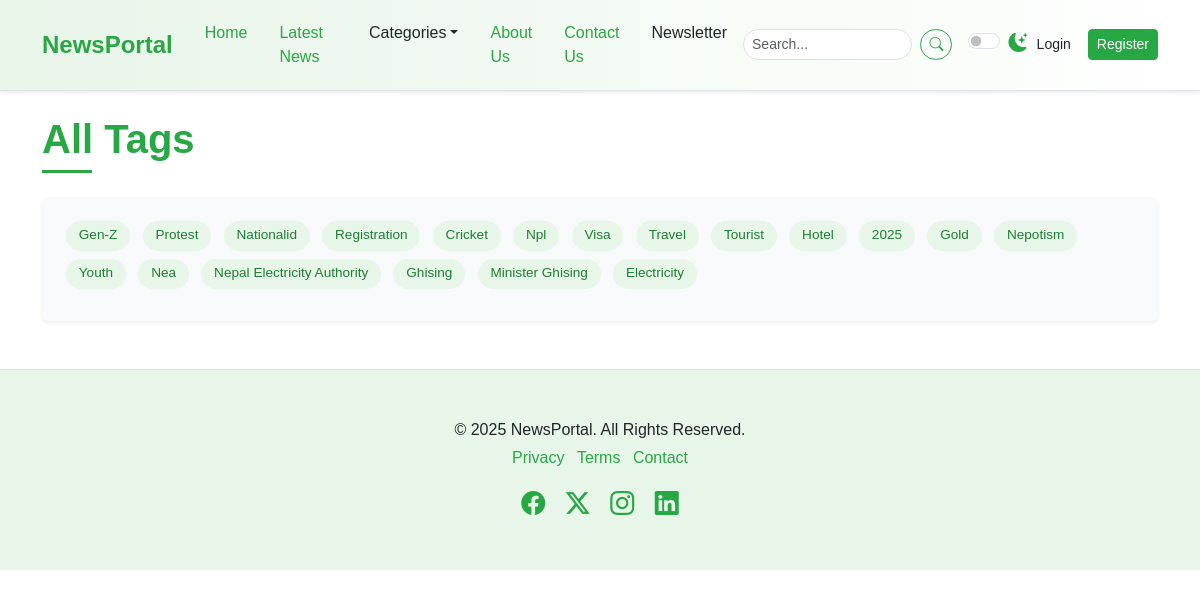
The page /tags/ on the database as committed earlier.
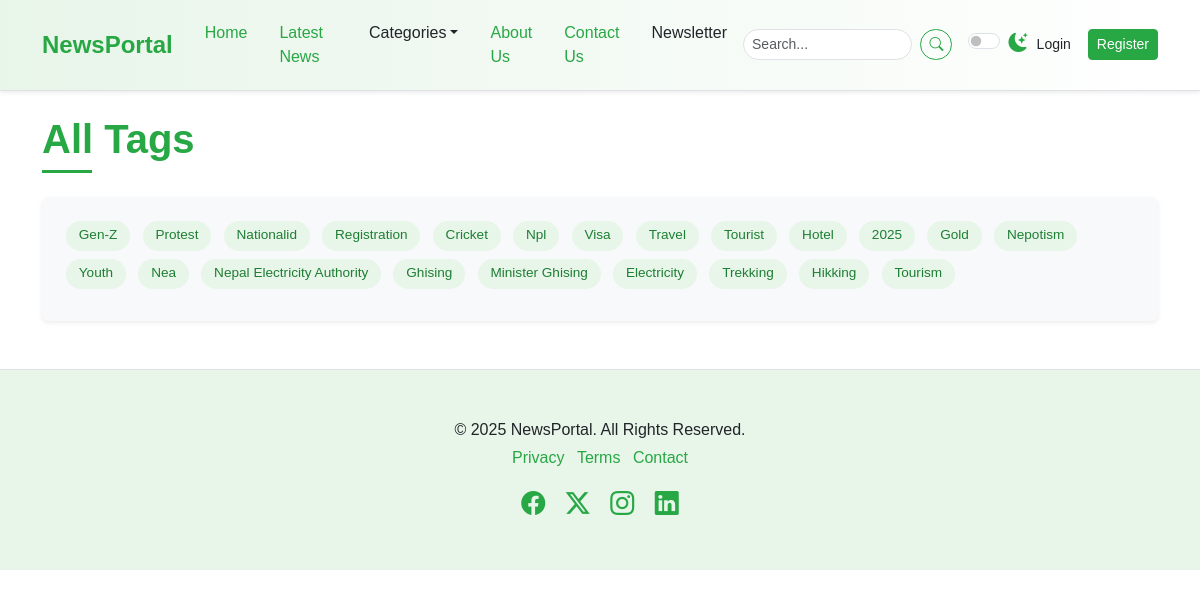
The same page on the database as committed later.
### newspaper/models.py (models this page shows, shortened)
class TimeStampModel(models.Model):
    created_at = models.DateTimeField(auto_now_add=True)
    updated_at = models.DateTimeField(auto_now=True)
    class Meta:
        abstract  = True # Don't create table in DB

class Tag(TimeStampModel):
    name = models.CharField(max_length=100)

### newspaper/views.py (the view)
# urls.py: path("tags/", views.TagListView.as_view(), name="tags"),
class TagListView(ListView):
    model = Tag
    template_name = "newsportal/tags.html"
    context_object_name = "tags"

### newspaper/nav.py (called while the page is built)
def navigation(request):
    categories = Category.objects.all()[:5]
    return {"categories": categories}

### templates/newsportal/tags.html
{% extends "newsportal/base.html" %}
{% block content %}
<div class="container mt-4 mb-5">
    <h1 class="mb-4 section-title"><span>All Tags</span></h1>
    <div class="p-4 rounded bg-light shadow-sm tag-cloud-container">
        <div class="article-tags">
            {% for tag in tags %}
            <a href="{% url 'post-by-tag' tag.id %}">{{ tag.name|title }}</a>
            {% endfor %}
        </div>
    </div>
</div>
{% endblock content %}

Rows that differ between the two databases and show on the page:
added Tag: name "Trekking"
added Tag: name "Hikking"
added Tag: name "Tourism"
